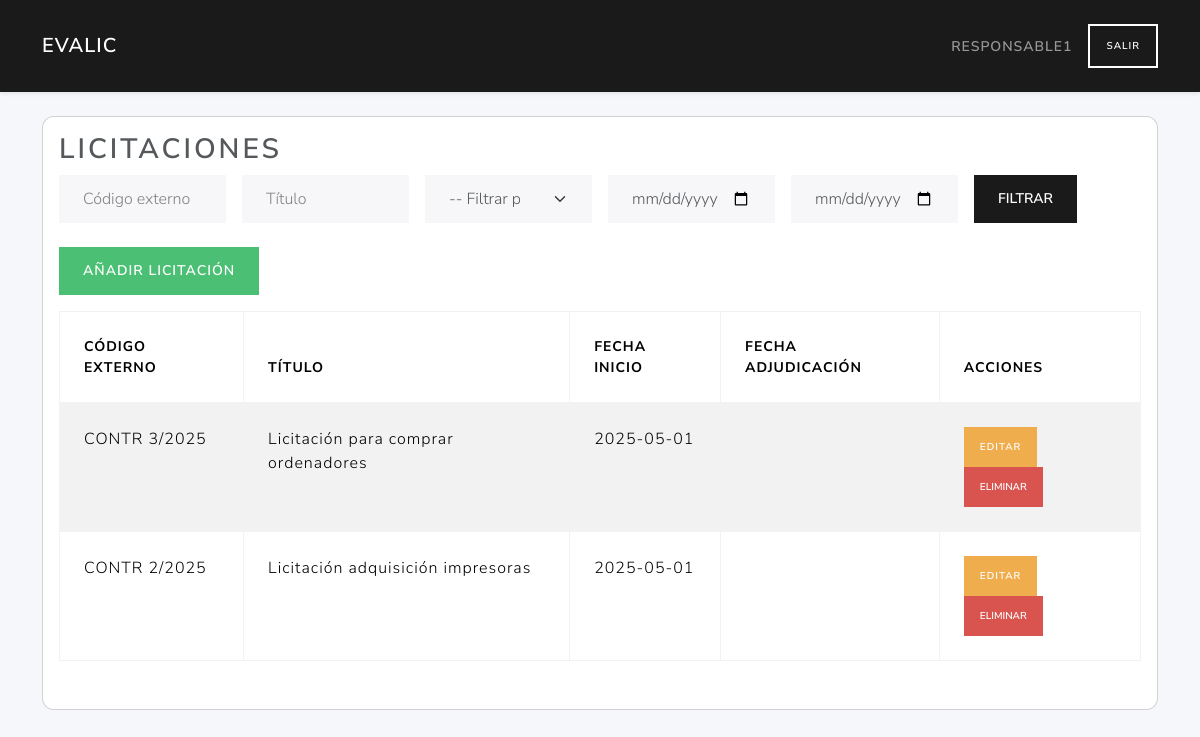
The page /licitaciones/ (signed in) on the database as committed earlier.
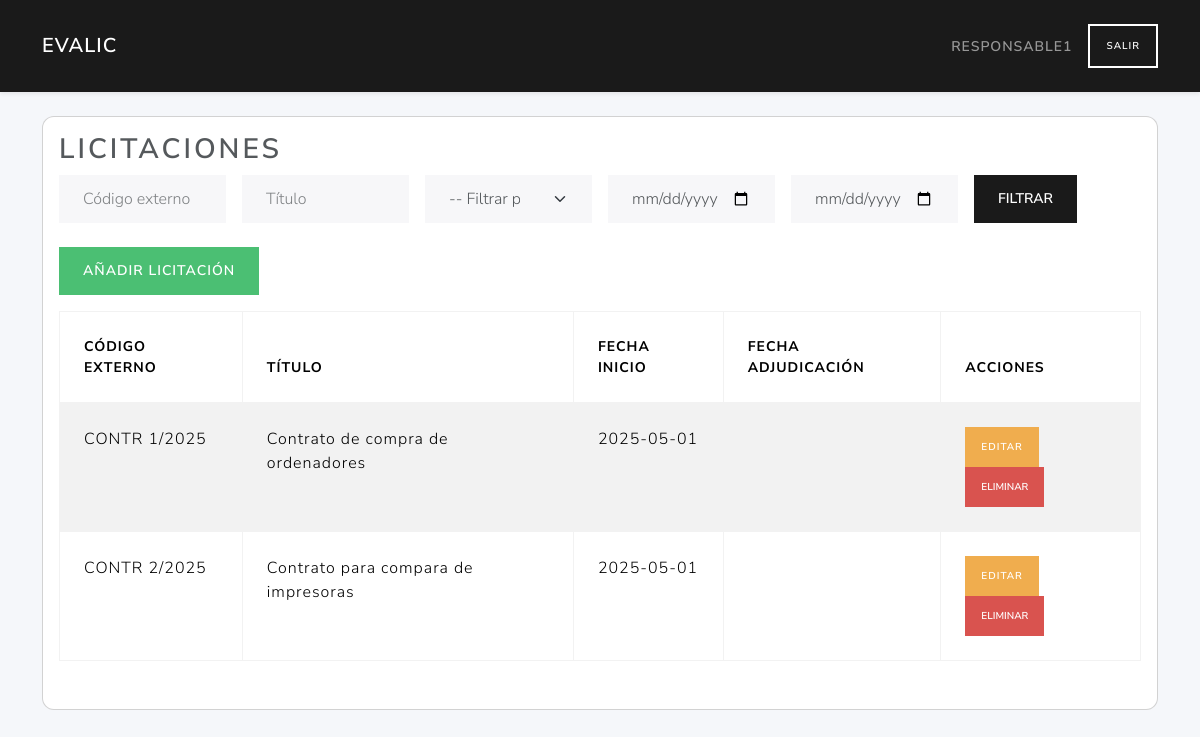
The same page on the database as committed later.
### tables this page shows
CREATE TABLE licitaciones (
        id INTEGER PRIMARY KEY AUTOINCREMENT,
        user_id INTEGER NOT NULL,
        external_id TEXT NOT NULL,
        title TEXT NOT NULL,
        description TEXT,
        fecha_inicio TEXT NOT NULL,
        fecha_adjudicacion TEXT,
        FOREIGN KEY (user_id) REFERENCES users(id)
    );

### routes/licitaciones_routes.py (the view, shortened to what this page needs)
@licitaciones_bp.route('/', methods=('GET',))
def index():
    if 'user_id' not in session or session.get('role_id') != 2:
        return redirect(url_for('auth.login'))
    db = get_db(current_app)
    user_id = session.get('user_id')
    lic_rows = list_licitaciones(db)
    licitaciones = [l for l in lic_rows if l['user_id'] == user_id]
    external_id  = request.args.get('external_id', '').strip()
    title        = request.args.get('title', '').strip()
    fecha_tipo   = request.args.get('fecha_tipo', '')
    fecha_desde  = request.args.get('fecha_desde', '')
    fecha_hasta  = request.args.get('fecha_hasta', '')
    if external_id:
       licitaciones = [
           l for l in licitaciones
           if external_id.lower() in (l['external_id'] or '').lower()
       ]
    if title:
       licitaciones = [
           l for l in licitaciones
           if title.lower() in (l['title'] or '').lower()
       ]
    page = request.args.get('page', 1, type=int)
    per_page = current_app.config.get('LIC_PER_PAGE', 10)
    total = len(licitaciones)
    total_pages = ceil(total / per_page) if total else 1
    start = (page - 1) * per_page
    end = start + per_page
    licitaciones = licitaciones[start:end]
    responsable_id = get_role_id(db, 'responsable')
    is_responsable = session.get('role_id') == responsable_id
    return render_template(
        'licitaciones/index.html',
        licitaciones=licitaciones,
        is_responsable=is_responsable,
        total_pages=total_pages,
        current_page=page,
        request=request
    )

### app.py (called while the page is built)
def create_app():
    app = Flask(__name__)
    app.permanent_session_lifetime = timedelta(hours=1)  # Sesión permanente por 1 hora
    app.config.from_object(Config)
    @app.context_processor
    def utility_processor():
        from flask import request, url_for
        def url_for_other_page(page):
            args = request.args.copy()
            args['page'] = page
            return url_for('licitaciones.index', **args)
        return dict(url_for_other_page=url_for_other_page)
    app.teardown_appcontext(close_connection)
    with app.app_context():
        init_db(app)
    app.register_blueprint(auth_bp)
    app.register_blueprint(user_bp)
    app.register_blueprint(licitaciones_bp)
    app.register_blueprint(ofertas_bp)
    app.register_blueprint(licitantes_bp)
    app.register_blueprint(evaluador_bp)
    app.register_blueprint(criterios_bp)
    return app

### models/dao.py (called while the page is built)
def close_connection(exception):
    db = getattr(g, '_database', None)
    if db is not None:
        db.close()

def get_role_id(db, description):
    row = db.execute(
        "SELECT id FROM roles WHERE LOWER(description)=LOWER(?)",
        (description,)
    ).fetchone()
    return row['id'] if row else None

### templates/licitaciones/index.html (shortened to what this page needs)
{% extends 'base.html' %}
{% block content %}
<div class="card mb-4">
  <div class="card-body">
    <h2 class="card-title">Licitaciones</h2>
    <form method="get" class="row g-3 mb-4 flex-nowrap">
      <div class="col-md-2">
        <input type="text" name="external_id" class="form-control" placeholder="Código externo" value="{{ request.args.get('external_id', '') }}">
      </div>
      <div class="col-md-2">
        <input type="text" name="title" class="form-control" placeholder="Título" value="{{ request.args.get('title', '') }}">
      </div>
      <div class="col-md-2">
        <select name="fecha_tipo" class="form-select">
          <option value="">-- Filtrar por fecha --</option>
        </select>
      </div>
      <div class="col-md-2">
        <input type="date" name="fecha_desde" class="form-control" value="{{ request.args.get('fecha_desde', '') }}">
      </div>
      <div class="col-md-2">
        <input type="date" name="fecha_hasta" class="form-control" value="{{ request.args.get('fecha_hasta', '') }}">
      </div>
      <div class="col-md-2">
        <button type="submit" class="btn btn-primary">Filtrar</button>
      </div>
    </form>
    <a href="{{ url_for('licitaciones.create_licitacion_route') }}" class="btn btn-success mb-3">Añadir licitación</a>
    <table class="table table-bordered table-striped">
      <thead>
        <tr>
          <th>Código externo</th>
          <th>Título</th>
          <th>Fecha inicio</th>
          <th>Fecha adjudicación</th>
          <th>Acciones</th>
        </tr>
      </thead>
      <tbody>
        {% for lic in licitaciones %}
        <tr>
          <td>{{ lic.external_id }}</td>
          <td>{{ lic.title }}</td>
          <td>{{ lic.fecha_inicio }}</td>
          <td>{{ lic.fecha_adjudicacion }}</td>
          <td>
            <a href="{{ url_for('licitaciones.edit_licitacion_route', lic_id=lic.id) }}" class="btn btn-sm btn-warning">Editar</a>
            {% if is_responsable %}
              <form action="{{ url_for('licitaciones.delete_licitacion_route', lic_id=lic.id) }}" method="post" style="display:inline-block;" onsubmit="return confirm('¿Estás seguro de que quieres eliminar esta licitación?');">
                <button type="submit" class="btn btn-danger btn-sm">Eliminar</button>
              </form>
            {% endif %}
          </td>
        </tr>
        {% endfor %}
      </tbody>
    </table>
  </div>
</div>
{% endblock %}

Rows that differ between the two databases and show on the page:
changed licitaciones: external_id "CONTR 3/2025" → "CONTR 1/2025"; title "Licitación para comprar ordenadores" → "Contrato de compra de ordenadores"
changed licitaciones: title "Licitación adquisición impresoras" → "Contrato para compara de impresoras"
